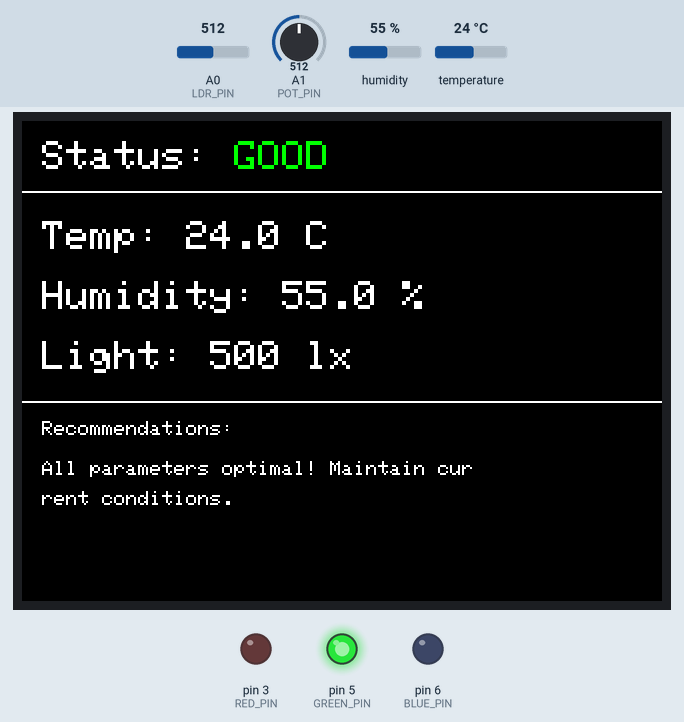
The sketch below on a simulated Arduino Uno, built with avr-gcc and run on an emulated ATmega328P. On the bench: 320×240 colour display, output pins drawn as LEDs (lit = HIGH). The inputs (shaded band) are chosen by the test bench; at power-on: humidity 55 %, A0 (LDR_PIN) = 512, temperature 24 °C, A1 (POT_PIN) = 512.

Above: at 5.0 s.
5.1 s: humidity set to 31 %
At 6.5 s:
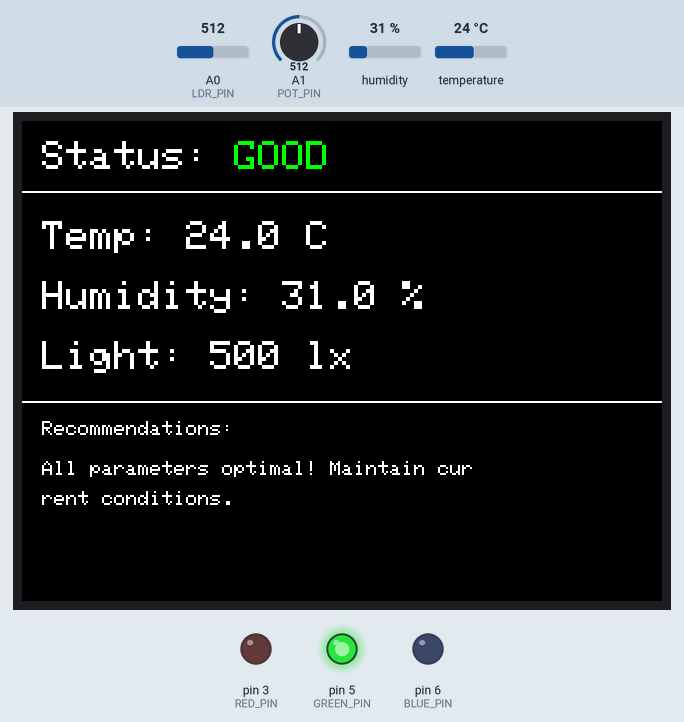
11.2 s: humidity set to 28 %
At 13.7 s:
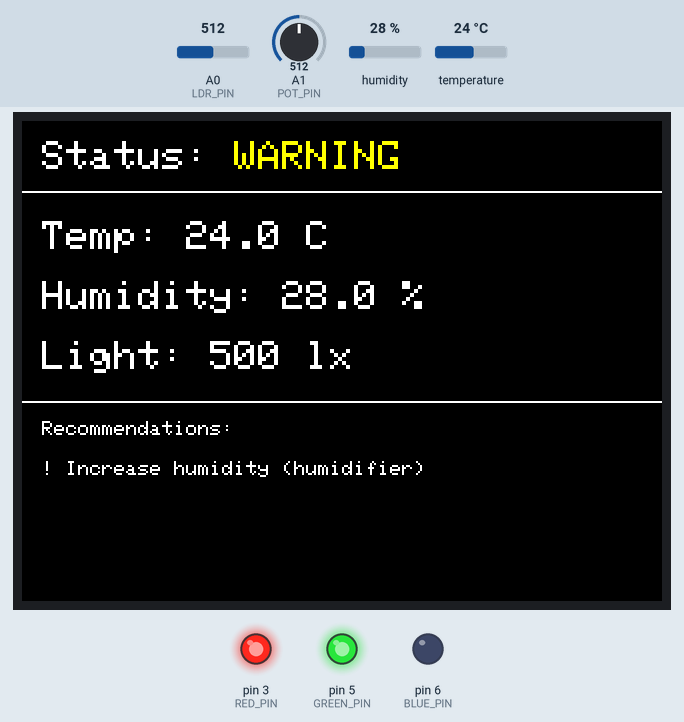
17.3 s: A0 (LDR_PIN) set to 808
At 19.4 s:
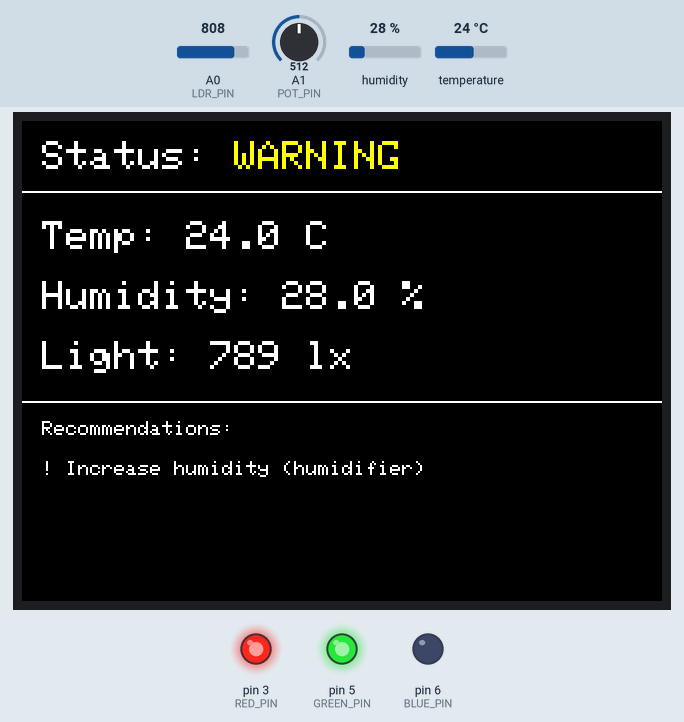
22.1 s: A0 (LDR_PIN) set to 835
At 23.9 s:
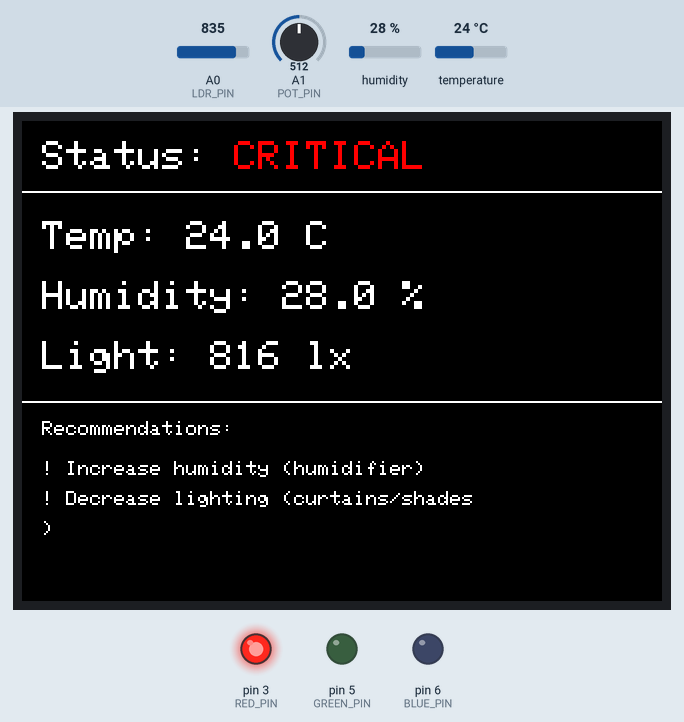
28.2 s: temperature set to 18.3 °C
At 30.2 s:
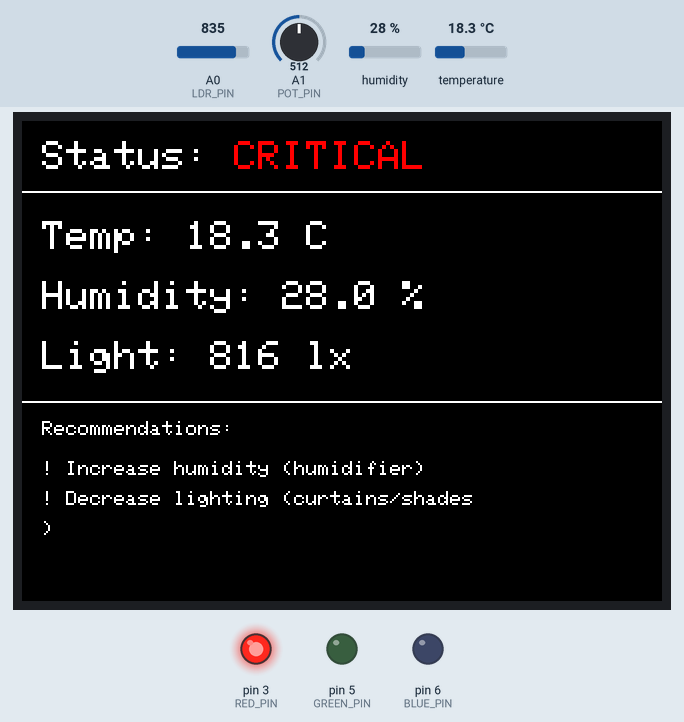
32.6 s: temperature set to 17.2 °C
At 33.8 s:
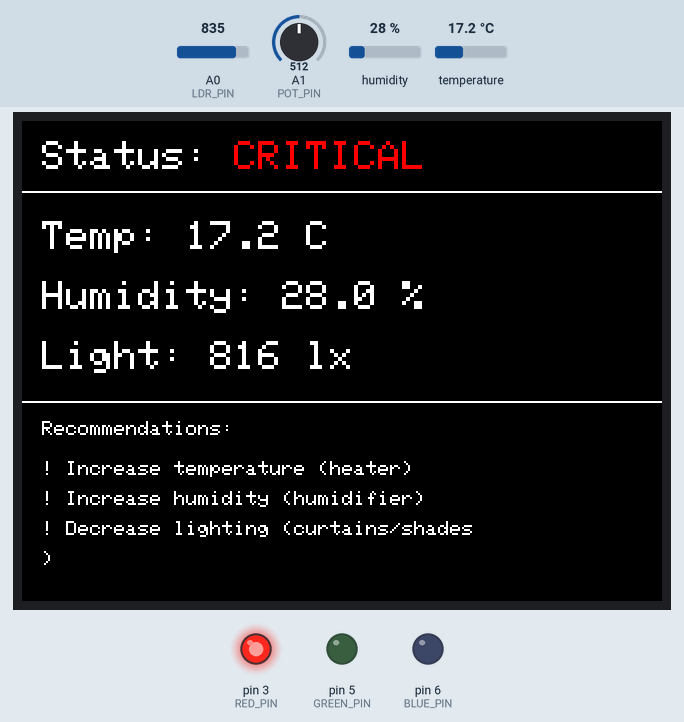
Timing chart, 0 to 35.6 s (numbered marks = the images above; inputs shaded):
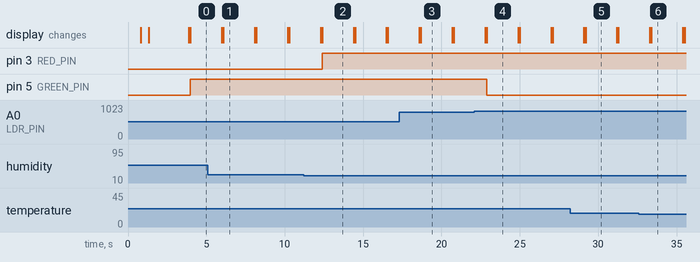

Measured:
- the behaviour switches between 30 and 29 % on humidity (found by bisection; images 1 and 2)
- the behaviour switches between 819 and 820 on A0 (LDR_PIN) (found by bisection; images 3 and 4)
- the behaviour switches between 18 and 17.9 °C on temperature (found by bisection; images 5 and 6)
- after the input at 5.1 s, the display: first differs from a run without the input after 0.99 s (image 1)
- after the input at 11.2 s, pin 3 (RED_PIN): LOW → HIGH after 1.2 s; the display: first differs from a run without the input after 1.2 s (image 2)
- after the input at 17.3 s, the display: first differs from a run without the input after 1.4 s (image 3)
- after the input at 22.1 s, pin 5 (GREEN_PIN): HIGH → LOW after 0.78 s; the display: first differs from a run without the input after 0.78 s (image 4)
- after the input at 28.2 s, the display: first differs from a run without the input after 0.99 s (image 5)
- after the input at 32.6 s, the display: first differs from a run without the input after 0.80 s (image 6)

The sketch:

sketch.ino
```cpp
#include "DisplayManager.h"
#include "SensorManager.h"
#include "LEDManager.h"

DisplayManager displayManager;
SensorManager sensorManager;
LEDManager ledManager;

void setup() {
	Serial.begin(9600);

	displayManager.init();
	sensorManager.init();
	ledManager.init();

	displayManager.showSplashScreen();
	delay(2000);
	displayManager.clearScreen();
}

void loop() {
	SensorData data = sensorManager.readData();
	SystemStatus status = determineSystemStatus(data);
	displayManager.updateDisplay(data, status);
	ledManager.updateLED(status);

	delay(2000);
}

SystemStatus determineSystemStatus(const SensorData& data) {
	int issues = 0;

	if (data.temperature < 18 || data.temperature > 26) issues++;
	if (data.humidity < 30 || data.humidity > 60) issues++;
	if (data.lightLevel < 100 || data.lightLevel > 800) issues++;

	if (issues == 0) return STATUS_GOOD;
	if (issues == 1) return STATUS_WARNING;
	return STATUS_CRITICAL;
}
```

DataTypes.h
```cpp
#ifndef DATA_TYPES_H
#define DATA_TYPES_H

enum SystemStatus {
	STATUS_GOOD,
	STATUS_WARNING,
	STATUS_CRITICAL
};

struct SensorData {
	float temperature;
	float humidity;
	int lightLevel;
	int potValue;
};

#endif
```

DisplayManager.cpp
```cpp
#include "DisplayManager.h"

void DisplayManager::init() {
    tft.begin();
    tft.setRotation(3);
    clearScreen();
}

void DisplayManager::updateDisplay(const SensorData& data, SystemStatus status) {
    clearScreen();
    drawHeader(status);
    drawSensorData(data);
    drawRecommendations(status, data);
}

void DisplayManager::drawHeader(SystemStatus status) {
    tft.setTextSize(2);
    tft.setTextColor(TEXT_COLOR);

    tft.setCursor(10, 10);
    tft.print("Status: ");

    switch (status) {
    case STATUS_GOOD:
        tft.setTextColor(GOOD_COLOR);
        tft.print("GOOD");
        break;
    case STATUS_WARNING:
        tft.setTextColor(WARNING_COLOR);
        tft.print("WARNING");
        break;
    case STATUS_CRITICAL:
        tft.setTextColor(CRITICAL_COLOR);
        tft.print("CRITICAL");
        break;
    }

    tft.drawLine(0, 35, 320, 35, TEXT_COLOR);
}

void DisplayManager::drawSensorData(const SensorData& data) {
    tft.setTextSize(2);
    tft.setTextColor(TEXT_COLOR);

    tft.setCursor(10, 50);
    tft.print("Temp: ");
    tft.print(data.temperature, 1);
    tft.print(" C");

    tft.setCursor(10, 80);
    tft.print("Humidity: ");
    tft.print(data.humidity, 1);
    tft.print(" %");

    tft.setCursor(10, 110);
    tft.print("Light: ");
    tft.print(data.lightLevel);
    tft.print(" lx");

    tft.drawLine(0, 140, 320, 140, TEXT_COLOR);
}

void DisplayManager::drawRecommendations(SystemStatus status, const SensorData& data) {
    tft.setTextSize(1);
    tft.setTextColor(TEXT_COLOR);

    tft.setCursor(10, 150);
    tft.print("Recommendations:");

    String recommendations = getRecommendationText(status, data);
    tft.setCursor(10, 170);
    tft.setTextSize(1);

    int currentY = 170;
    int lineHeight = 15;

    String currentLine = "";
    for (int i = 0; i < recommendations.length(); i++) {
        char c = recommendations[i];
        if (c == '\n' || currentLine.length() > 35) {
            tft.setCursor(10, currentY);
            tft.print(currentLine);
            currentLine = "";
            currentY += lineHeight;
            if (c == '\n') continue;
        }
        currentLine += c;
    }

    if (currentLine.length() > 0) {
        tft.setCursor(10, currentY);
        tft.print(currentLine);
    }
}

String DisplayManager::getRecommendationText(SystemStatus status, const SensorData& data) {
    if (status == STATUS_GOOD) {
        return "All parameters optimal! Maintain current conditions.";
    }

    String recommendations = "";

    if (data.temperature < 18) {
        recommendations += "! Increase temperature (heater)\n";
    }
    else if (data.temperature > 26) {
        recommendations += "! Decrease temperature (AC/ventilation)\n";
    }

    if (data.humidity < 30) {
        recommendations += "! Increase humidity (humidifier)\n";
    }
    else if (data.humidity > 60) {
        recommendations += "! Decrease humidity (dehumidifier)\n";
    }

    if (data.lightLevel < 100) {
        recommendations += "! Increase lighting (more light)\n";
    }
    else if (data.lightLevel > 800) {
        recommendations += "! Decrease lighting (curtains/shades)\n";
    }

    return recommendations;
}

void DisplayManager::clearScreen() {
    tft.fillScreen(BACKGROUND_COLOR);
}

void DisplayManager::showSplashScreen() {
    clearScreen();
    tft.setTextSize(2);
    tft.setTextColor(ILI9341_CYAN);
    tft.setCursor(50, 100);
    tft.print("Environment Monitor by NMRB_CPP");
    tft.setTextColor(ILI9341_WHITE);
    tft.setCursor(80, 130);
    tft.print("Starting");

    for (int i = 0; i < 3; i++) {
        tft.setCursor(180 + i * 12, 130);
        tft.print(".");
        delay(500);
    }
}
```

DisplayManager.h
```cpp
#include <Adafruit_GFX.h>
#include <Adafruit_ILI9341.h>
#include <SPI.h>
#include "DataTypes.h"

#ifndef DISPLAY_MANAGER_H
#define DISPLAY_MANAGER_H

#define BACKGROUND_COLOR ILI9341_BLACK
#define TEXT_COLOR ILI9341_WHITE
#define GOOD_COLOR ILI9341_GREEN
#define WARNING_COLOR ILI9341_YELLOW
#define CRITICAL_COLOR ILI9341_RED

class DisplayManager {
public:
	void init();
	void updateDisplay(const SensorData& data, SystemStatus status);
	void clearScreen();
	void showSplashScreen();

private:
	Adafruit_ILI9341 tft = Adafruit_ILI9341(10, 9, 8); // CS, DC, RST

	void drawHeader(SystemStatus status);
	void drawSensorData(const SensorData& data);
	void drawRecommendations(SystemStatus status, const SensorData& data);
	String getRecommendationText(SystemStatus status, const SensorData& data);
};

#endif
```

LEDManager.cpp
```cpp
#include "LEDManager.h"
#include <Arduino.h>

void LEDManager::init() {
    pinMode(RED_PIN, OUTPUT);
    pinMode(GREEN_PIN, OUTPUT);
    pinMode(BLUE_PIN, OUTPUT);
    setColor(0, 0, 0);
}

void LEDManager::updateLED(SystemStatus status) {
    switch (status) {
    case STATUS_GOOD:
        setColor(0, 255, 0);
        break;
    case STATUS_WARNING:
        setColor(255, 255, 0);
        break;
    case STATUS_CRITICAL:
        setColor(255, 0, 0);
        break;
    }
}

void LEDManager::setColor(int red, int green, int blue) {
    analogWrite(RED_PIN, red);
    analogWrite(GREEN_PIN, green);
    analogWrite(BLUE_PIN, blue);
}
```

LEDManager.h
```cpp
#include "DataTypes.h"

#ifndef LED_MANAGER_H
#define LED_MANAGER_H

class LEDManager {
public:
	void init();
	void updateLED(SystemStatus status);
	void setColor(int red, int green, int blue);

private:
	static const int RED_PIN = 3;
	static const int GREEN_PIN = 5;
	static const int BLUE_PIN = 6;
};

#endif
```

SensorManager.cpp
```cpp
#include "SensorManager.h"

void SensorManager::init() {
    dht.begin();
    pinMode(LDR_PIN, INPUT);
    pinMode(POT_PIN, INPUT);
}

SensorData SensorManager::readData() {
    SensorData data;

    data.temperature = readTemperature();
    data.humidity = readHumidity();
    data.lightLevel = readLightLevel();
    data.potValue = readPotentiometer();

    return data;
}

float SensorManager::readTemperature() {
    float temp = dht.readTemperature();
    if (isnan(temp)) {
        Serial.println("Error reading temperature!");
        return -999;
    }
    return temp;
}

float SensorManager::readHumidity() {
    float humidity = dht.readHumidity();
    if (isnan(humidity)) {
        Serial.println("Error reading humidity!");
        return -999;
    }
    return humidity;
}

int SensorManager::readLightLevel() {
    int rawValue = analogRead(LDR_PIN);
    return map(rawValue, 0, 1023, 0, 1000);
}

int SensorManager::readPotentiometer() {
    return analogRead(POT_PIN);
}
```

SensorManager.h
```cpp
#include "DHT.h"
#include "DataTypes.h"

#ifndef SENSOR_MANAGER_H
#define SENSOR_MANAGER_H

class SensorManager {
public:
	void init();
	SensorData readData();

private:
	static const int DHT_PIN = 2;
	static const int LDR_PIN = A0;
	static const int POT_PIN = A1;

	DHT dht = DHT(DHT_PIN, DHT22);

	float readTemperature();
	float readHumidity();
	int readLightLevel();
	int readPotentiometer();
};

#endif
```
